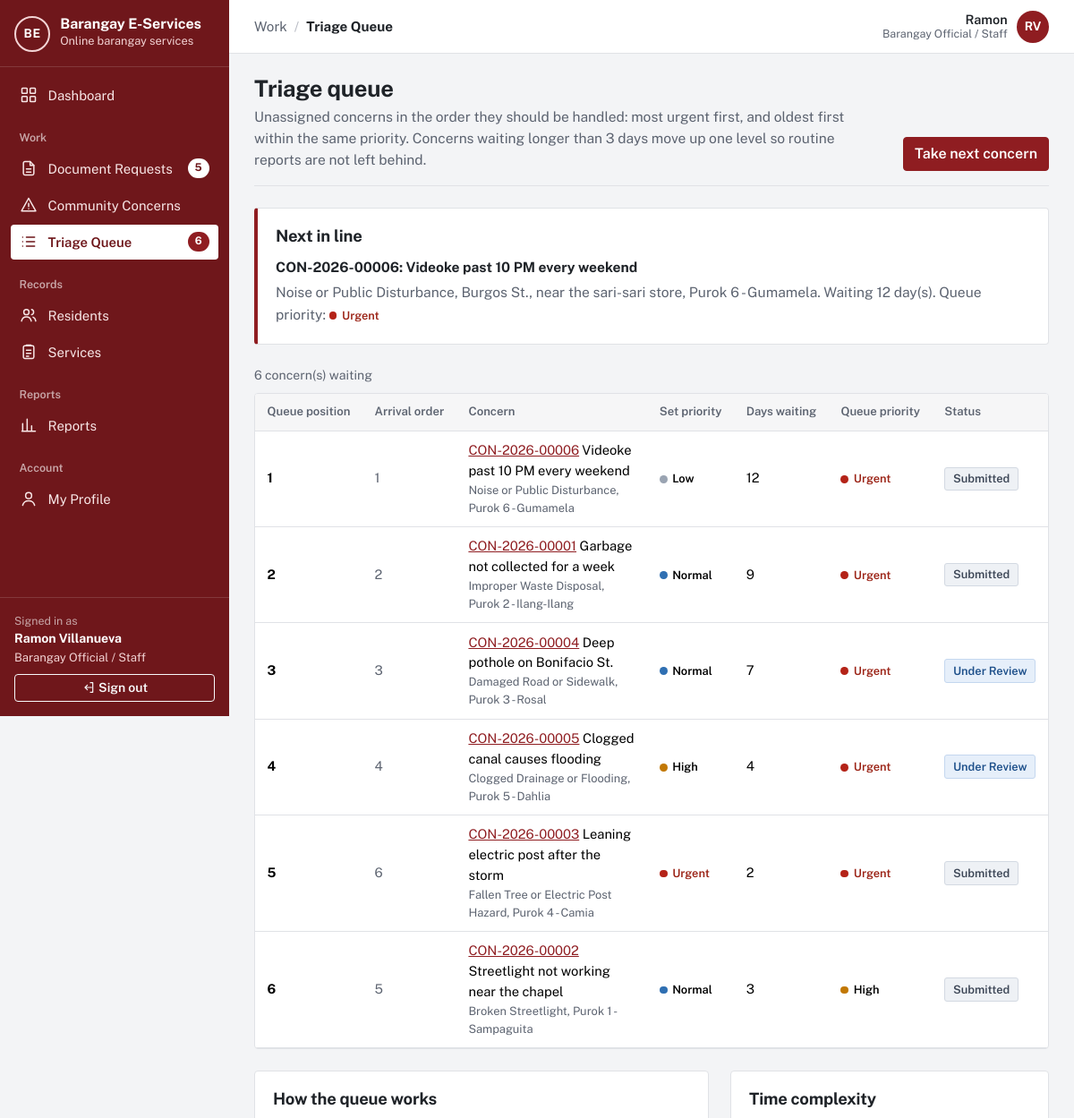
Before: /staff/queue.php (signed in, upper part) with the older database file.
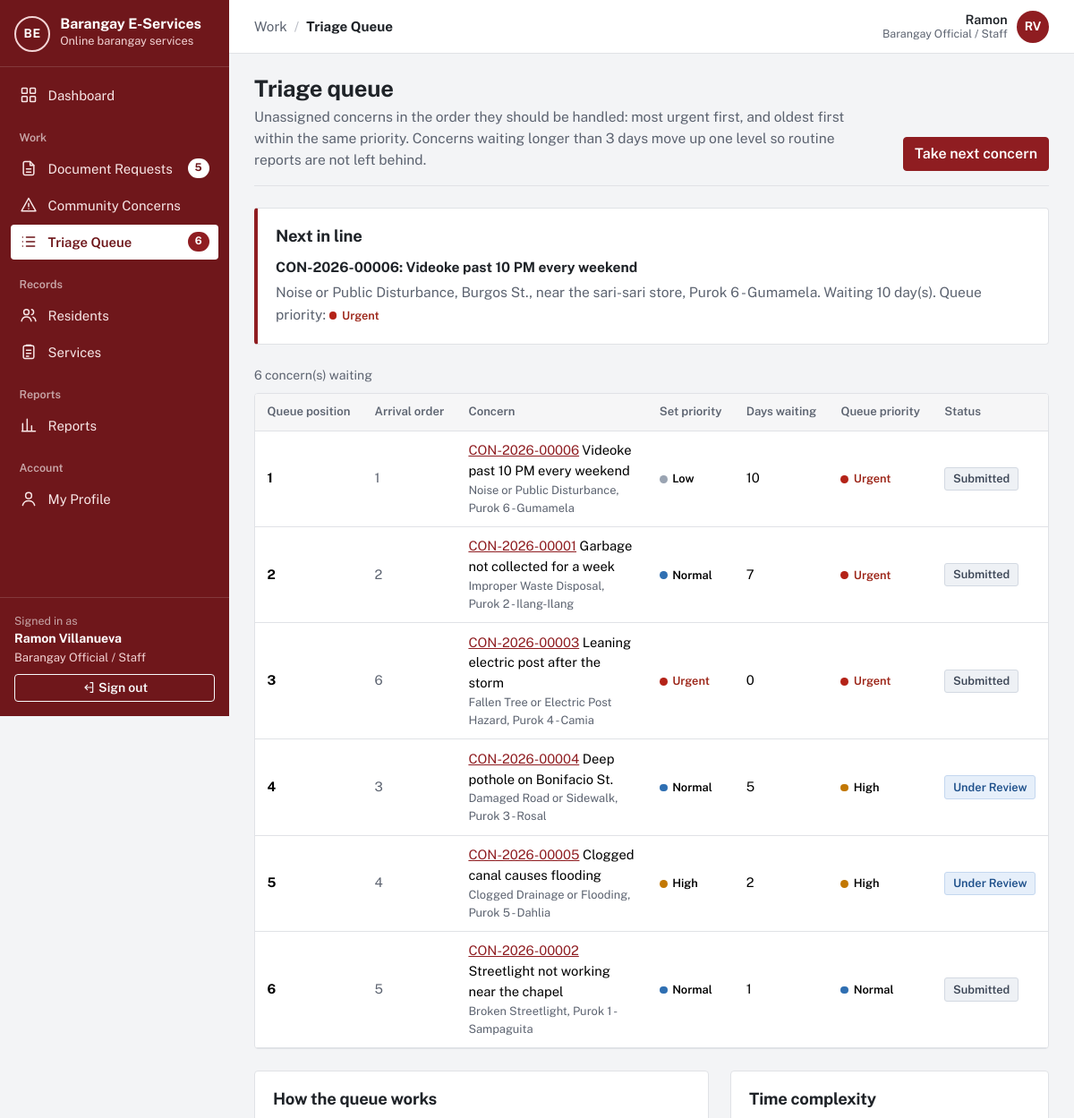
After: the same page with the newer database file.
### tables this page shows
CREATE TABLE `concerns` (
  `concern_id` int(10) unsigned NOT NULL AUTO_INCREMENT,
  `reference_no` varchar(20) DEFAULT NULL,
  `resident_id` int(10) unsigned NOT NULL,
  `category_id` smallint(5) unsigned NOT NULL,
  `purok_id` smallint(5) unsigned NOT NULL,
  `title` varchar(120) NOT NULL,
  `description` text NOT NULL,
  `location` varchar(200) NOT NULL,
  `priority` tinyint(3) unsigned NOT NULL,
  `status` enum('Submitted','Under Review','Assigned','In Progress','Resolved','Closed','Rejected','Withdrawn') NOT NULL DEFAULT 'Submitted',
  `assigned_to` int(10) unsigned DEFAULT NULL,
  `resolution` varchar(1000) DEFAULT NULL,
  `is_archived` tinyint(1) NOT NULL DEFAULT 0,
  `created_at` datetime NOT NULL DEFAULT current_timestamp(),
  `updated_at` datetime NOT NULL DEFAULT current_timestamp() ON UPDATE current_timestamp(),
  PRIMARY KEY (`concern_id`),
  UNIQUE KEY `reference_no` (`reference_no`),
  KEY `fk_c_resident` (`resident_id`),
  KEY `fk_c_category` (`category_id`),
  KEY `fk_c_purok` (`purok_id`),
  KEY `fk_c_assignee` (`assigned_to`),
  KEY `idx_c_status` (`status`),
  KEY `idx_c_created` (`created_at`),
  CONSTRAINT `fk_c_assignee` FOREIGN KEY (`assigned_to`) REFERENCES `users` (`user_id`) ON DELETE SET NULL,
  CONSTRAINT `fk_c_category` FOREIGN KEY (`category_id`) REFERENCES `concern_categories` (`category_id`),
  CONSTRAINT `fk_c_purok` FOREIGN KEY (`purok_id`) REFERENCES `puroks` (`purok_id`),
  CONSTRAINT `fk_c_resident` FOREIGN KEY (`resident_id`) REFERENCES `users` (`user_id`),
  CONSTRAINT `chk_c_priority` CHECK (`priority` between 1 and 4)
);

CREATE TABLE `concern_categories` (
  `category_id` smallint(5) unsigned NOT NULL AUTO_INCREMENT,
  `name` varchar(100) NOT NULL,
  `description` varchar(500) NOT NULL,
  `default_priority` tinyint(3) unsigned NOT NULL DEFAULT 2,
  `is_archived` tinyint(1) NOT NULL DEFAULT 0,
  `created_at` datetime NOT NULL DEFAULT current_timestamp(),
  `updated_at` datetime NOT NULL DEFAULT current_timestamp() ON UPDATE current_timestamp(),
  PRIMARY KEY (`category_id`),
  UNIQUE KEY `name` (`name`),
  CONSTRAINT `chk_cc_priority` CHECK (`default_priority` between 1 and 4)
);

CREATE TABLE `puroks` (
  `purok_id` smallint(5) unsigned NOT NULL AUTO_INCREMENT,
  `purok_name` varchar(60) NOT NULL,
  PRIMARY KEY (`purok_id`),
  UNIQUE KEY `purok_name` (`purok_name`)
);

### app/lib/helpers.php (called while the page is built, shortened)
<?php
function e($value): string
{
    return htmlspecialchars((string) ($value ?? ''), ENT_QUOTES | ENT_SUBSTITUTE, 'UTF-8');
}
function base_path(): string
{
    static $base = null;
    if ($base === null) {
        $script = realpath($_SERVER['SCRIPT_FILENAME'] ?? '') ?: '';
        $root   = realpath(APP_ROOT) ?: APP_ROOT;
        $rel    = str_replace('\\', '/', substr($script, strlen($root)));
        $name   = str_replace('\\', '/', $_SERVER['SCRIPT_NAME'] ?? '');
        $base   = ($rel !== '' && str_ends_with($name, $rel)) ? substr($name, 0, -strlen($rel)) : '';
        $base   = rtrim($base, '/');
    }
    return $base;
}
function url(string $path = ''): string
{
    return base_path() . '/' . ltrim($path, '/');
}
function asset(string $path): string
{
    return url('assets/' . ltrim($path, '/'));
}

### app/lib/auth.php (called while the page is built, shortened)
<?php
function current_user(bool $refresh = false): ?array
{
    static $user = false;
    if ($user !== false && !$refresh) {
        return $user;
    }
    $user = null;
    if (!empty($_SESSION['user_id'])) {
        $user = db_one(
            'SELECT u.user_id, u.first_name, u.last_name, u.email, u.contact_no, u.street_address, u.purok_id,
                    u.email_verified_at, u.is_active, u.created_at, r.role_key, r.role_name
               FROM users u JOIN roles r ON r.role_id = u.role_id
              WHERE u.user_id = ?',
            [(int) $_SESSION['user_id']]
        );
    }
    return $user;
}
function is_verified(?array $user = null): bool
{
    $user = $user ?? current_user();
    return $user !== null && !empty($user['email_verified_at']);
}
function require_login(bool $mustBeVerified = true): array
{
    $user = current_user();
    return $user;
}
function require_role(string ...$roles): array
{
    $user = require_login();
    return $user;
}

### app/lib/db.php (called while the page is built, shortened)
<?php
function db(): mysqli
{
    static $conn = null;
    if ($conn === null) {
        $conn = new mysqli(
            config('db.host'),
            config('db.user'),
            config('db.password'),
            config('db.name'),
            (int) config('db.port', 3306)
        );
        $conn->set_charset('utf8mb4');
        $conn->query("SET time_zone = '+08:00'");
    }
    return $conn;
}
function db_query(string $sql, array $params = []): mysqli_stmt
{
    $stmt = db()->prepare($sql);
    if ($params) {
        $types = '';
        foreach ($params as $p) {
            $types .= is_int($p) ? 'i' : (is_float($p) ? 'd' : 's');
        }
        $stmt->bind_param($types, ...array_values($params));
    }
    $stmt->execute();
    return $stmt;
}
function db_all(string $sql, array $params = []): array
{
    $result = db_query($sql, $params)->get_result();
    return $result ? $result->fetch_all(MYSQLI_ASSOC) : [];
}
function db_one(string $sql, array $params = []): ?array
{
    $result = db_query($sql, $params)->get_result();
    $row = $result ? $result->fetch_assoc() : null;
    return $row ?: null;
}
function db_value(string $sql, array $params = [])
{
    $row = db_one($sql, $params);
    return $row ? reset($row) : null;
}

### app/lib/ConcernTriageQueue.php (called while the page is built, shortened)
<?php
class ConcernTriageQueue implements Countable
{
    private SplPriorityQueue $heap;
    public function __construct()
    {
        $this->heap = new SplPriorityQueue();
        $this->heap->setExtractFlags(SplPriorityQueue::EXTR_DATA);
    }
    public static function fromRows(array $rows, ?int $now = null): self
    {
        $queue = new self();
        foreach ($rows as $row) {
            $queue->insert($row, $now);
        }
        return $queue;
    }
    public static function effectivePriority(int $basePriority, string $createdAt, ?int $now = null): int
    {
        $now = $now ?? time();
        $daysWaiting = max(0, intdiv($now - strtotime($createdAt), 86400));
        return min(4, $basePriority + intdiv($daysWaiting, self::AGING_DAYS));
    }
    public function insert(array $concern, ?int $now = null): void
    {
        $now = $now ?? time();
        $concern['days_waiting'] = max(0, intdiv($now - strtotime($concern['created_at']), 86400));
        $concern['effective_priority'] = self::effectivePriority((int) $concern['priority'], $concern['created_at'], $now);
        $key = [$concern['effective_priority'], -strtotime($concern['created_at']), -(int) $concern['concern_id']];
        $this->heap->insert($concern, $key);
    }
    public function peek(): ?array
    {
        return $this->heap->isEmpty() ? null : $this->heap->top();
    }
    public function toOrderedArray(): array
    {
        $copy = clone $this->heap;
        $out = [];
        while (!$copy->isEmpty()) {
            $out[] = $copy->extract();
        }
        return $out;
    }
}

### staff/queue.php (the view, shortened to what the changed rows need)
<?php
require __DIR__ . '/../app/bootstrap.php';
require_once APP_ROOT . '/app/lib/ConcernTriageQueue.php';
$user = require_role(ROLE_STAFF);
function load_waiting_concerns(): array
{
    return db_all(
        "SELECT c.concern_id, c.reference_no, c.title, c.location, c.priority, c.status, c.created_at,
                cc.name AS category_name, p.purok_name
           FROM concerns c
           JOIN concern_categories cc ON cc.category_id = c.category_id
           JOIN puroks p ON p.purok_id = c.purok_id
          WHERE c.status IN ('Submitted', 'Under Review') AND c.assigned_to IS NULL AND c.is_archived = 0"
    );
}
$rows = load_waiting_concerns();
$queue = ConcernTriageQueue::fromRows($rows);
$next = $queue->peek();
$ordered = $queue->toOrderedArray();
$arrival = $rows;
usort($arrival, fn ($a, $b) => [$a['created_at'], $a['concern_id']] <=> [$b['created_at'], $b['concern_id']]);
$arrivalPos = [];
foreach ($arrival as $i => $r) {
    $arrivalPos[$r['concern_id']] = $i + 1;
}
$activeNav = 'queue';
require APP_ROOT . '/app/views/header.php';
?>
<div class="page-head">
  <div>
    <h1>Triage queue</h1>
  </div>
</div>
<?php if ($next): ?>
<section class="panel queue-next">
  <h2>Next in line</h2>
  <p class="mb-1"><strong><?= e($next['reference_no']) ?>: <?= e($next['title']) ?></strong></p>
  <p class="mb-0 text-muted"><?= e($next['category_name']) ?>, <?= e($next['location']) ?>, <?= e($next['purok_name']) ?>. Waiting <?= (int) $next['days_waiting'] ?> day(s). Queue priority: <?= priority_badge((int) $next['effective_priority']) ?></p>
</section>
<?php endif; ?>
<div class="table-wrap mb-4">
  <?php if (!$ordered): ?>
    <div class="empty"><p>No unassigned concerns are waiting.</p></div>
  <?php else: ?>
  <table class="table">
    <thead>
      <tr>
        <th scope="col">Queue position</th>
        <th scope="col">Arrival order</th>
        <th scope="col">Concern</th>
        <th scope="col">Set priority</th>
        <th scope="col">Days waiting</th>
        <th scope="col">Queue priority</th>
        <th scope="col">Status</th>
      </tr>
    </thead>
    <tbody>
    <?php foreach ($ordered as $i => $c): ?>
      <tr>
        <td><strong><?= $i + 1 ?></strong></td>
        <td class="text-muted"><?= (int) $arrivalPos[$c['concern_id']] ?></td>
        <td><a href="<?= e(url('concern.php?id=' . (int) $c['concern_id'])) ?>"><?= e($c['reference_no']) ?></a> <?= e($c['title']) ?><div class="small text-muted"><?= e($c['category_name']) ?>, <?= e($c['purok_name']) ?></div></td>
        <td><?= priority_badge((int) $c['priority']) ?></td>
        <td><?= (int) $c['days_waiting'] ?></td>
        <td><?= priority_badge((int) $c['effective_priority']) ?></td>
        <td><?= status_badge($c['status']) ?></td>
      </tr>
    <?php endforeach; ?>
    </tbody>
  </table>
  <?php endif; ?>
</div>
<div class="row g-4">
  <div class="col-lg-7">
    <section class="panel">
      <h2>How the queue works</h2>
    </section>
  </div>
  <div class="col-lg-5">
    <section class="panel">
      <h2>Time complexity</h2>
    </section>
  </div>
</div>
<?php require APP_ROOT . '/app/views/footer.php'; ?>

### app/views/header.php (shortened to what the changed rows need)
<?php
$user = current_user();
$role = $user['role_key'] ?? null;
$verified = $user && is_verified($user);
$activeNav = $activeNav ?? '';
$appLayout = $user && $verified;
$badges = [];
if ($appLayout && $role === ROLE_STAFF) {
    $badges['requests'] = (int) db_value("SELECT COUNT(*) FROM document_requests WHERE status IN ('Pending', 'Under Review') AND is_archived = 0");
    $badges['queue'] = (int) db_value("SELECT COUNT(*) FROM concerns WHERE status IN ('Submitted', 'Under Review') AND assigned_to IS NULL AND is_archived = 0");
} elseif ($appLayout && $role === ROLE_RESIDENT) {
    $badges['requests'] = (int) db_value("SELECT COUNT(*) FROM document_requests WHERE resident_id = ? AND status = 'Ready for Pickup'", [(int) $user['user_id']]);
}
$groups = [];
if ($appLayout && $role === ROLE_ADMIN) {
    $groups = [
        '' => ['dashboard' => ['admin/dashboard.php', 'Dashboard', 'dashboard']],
        'Records' => [
            'residents' => ['residents.php', 'Residents', 'residents'],
            'requests'  => ['requests.php', 'Document Requests', 'document'],
            'concerns'  => ['concerns.php', 'Community Concerns', 'concern'],
        ],
        'Services' => [
            'doctypes'   => ['admin/document-types.php', 'Document Types', 'services'],
            'categories' => ['admin/categories.php', 'Concern Categories', 'category'],
        ],
        'Reports' => [
            'reports' => ['reports.php', 'Reports', 'reports'],
            'logs'    => ['admin/logs.php', 'Activity Logs', 'logs'],
        ],
        'System' => [
            'users'    => ['admin/users.php', 'User Accounts', 'accounts'],
            'settings' => ['admin/settings.php', 'Settings', 'settings'],
            'profile'  => ['profile.php', 'My Profile', 'profile'],
        ],
    ];
} elseif ($appLayout && $role === ROLE_STAFF) {
    $groups = [
        '' => ['dashboard' => ['staff/dashboard.php', 'Dashboard', 'dashboard']],
        'Work' => [
            'requests' => ['requests.php', 'Document Requests', 'document'],
            'concerns' => ['concerns.php', 'Community Concerns', 'concern'],
            'queue'    => ['staff/queue.php', 'Triage Queue', 'queue'],
        ],
        'Records' => [
            'residents' => ['residents.php', 'Residents', 'residents'],
            'services'  => ['services.php', 'Services', 'services'],
        ],
        'Reports' => ['reports' => ['reports.php', 'Reports', 'reports']],
        'Account' => ['profile' => ['profile.php', 'My Profile', 'profile']],
    ];
}
?><!doctype html>
<html lang="en">
<head>
  <link rel="stylesheet" href="<?= e(asset('vendor/bootstrap/bootstrap.min.css')) ?>">
  <link rel="stylesheet" href="<?= e(asset('css/app.css')) ?>">
</head>
<body class="<?= $appLayout ? 'app-body' : 'public-body' ?>">
<?php if ($appLayout): ?>
<div class="app-shell">
  <aside class="sidebar offcanvas-lg offcanvas-start" id="sidebar" tabindex="-1" aria-label="Main navigation">
    <nav class="sidebar-nav">
      <?php foreach ($groups as $label => $items): ?>
        <?php if ($label !== ''): ?><div class="sidebar-heading"><?= e($label) ?></div><?php endif; ?>
        <ul class="sidebar-list">
          <?php foreach ($items as $key => [$path, $itemLabel, $iconName]): ?>
            <li>
              <a class="sidebar-link<?= $key === $activeNav ? ' active' : '' ?>" <?= $key === $activeNav ? 'aria-current="page"' : '' ?> href="<?= e(url($path)) ?>">
                <?= icon($iconName) ?><span><?= e($itemLabel) ?></span>
                <?php if (!empty($badges[$key])): ?><span class="sidebar-badge" title="Waiting"><?= (int) $badges[$key] ?></span><?php endif; ?>
              </a>
            </li>
          <?php endforeach; ?>
        </ul>
      <?php endforeach; ?>
    </nav>
  </aside>
  <div class="app-main">
    <main id="main" class="page">
<?php endif; ?>

### app/lib/icons.php (shortened to what the changed rows need)
<?php
function icon(string $name, string $class = 'icon'): string
{
    return '<svg class="' . e($class) . '" viewBox="0 0 24 24" width="20" height="20" aria-hidden="true" focusable="false" fill="none" stroke="currentColor" stroke-width="1.8" stroke-linecap="round" stroke-linejoin="round">'
        . (ICONS[$name] ?? '') . '</svg>';
}

### app/lib/workflow.php (shortened to what the changed rows need)
<?php
function status_badge(string $status): string
{
    $tone = match ($status) {
        'Pending', 'Submitted'                    => 'waiting',
        'Under Review', 'Assigned'                => 'review',
        'Approved', 'Processing', 'In Progress'   => 'active',
        'Ready for Pickup', 'Resolved'            => 'ready',
        'Released', 'Closed'                      => 'done',
        'Rejected'                                => 'stopped',
        'Cancelled', 'Withdrawn'                  => 'muted',
        default                                   => 'muted',
    };
    return '<span class="status status-' . $tone . '">' . e($status) . '</span>';
}
function priority_badge(int $priority): string
{
    return '<span class="prio prio-' . $priority . '">' . e(PRIORITY_LABELS[$priority] ?? '?') . '</span>';
}

Changed rows visible on the page:
changed concerns "CON-2026-00006": days_waiting "12" → "10"
changed concerns "CON-2026-00001": days_waiting "9" → "7"
changed concerns "CON-2026-00003": days_waiting "2" → "0"; moves up the list
changed concerns "Deep pothole on Bonifacio St.": priority "Normal Urgent" → "Normal High"; days_waiting "7" → "5"
changed concerns "Clogged canal causes flooding": priority "High Urgent" → "High High"; days_waiting "4" → "2"
changed concerns "Streetlight not working near the chapel": priority "Normal High" → "Normal Normal"; days_waiting "3" → "1"
Other visible differences:
$next['days_waiting']: "12" → "10"
